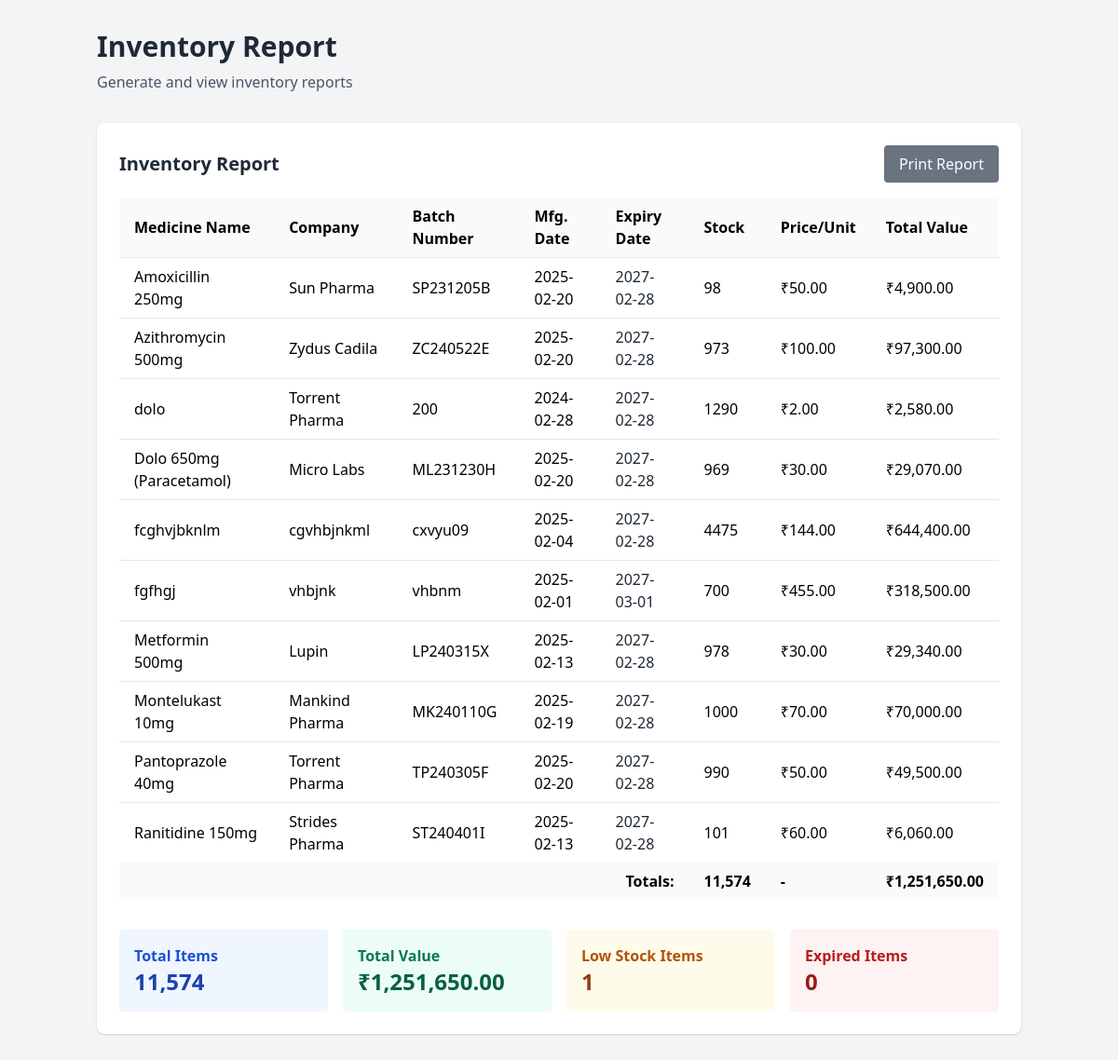
The page /inventory-report.php on the database as committed earlier.
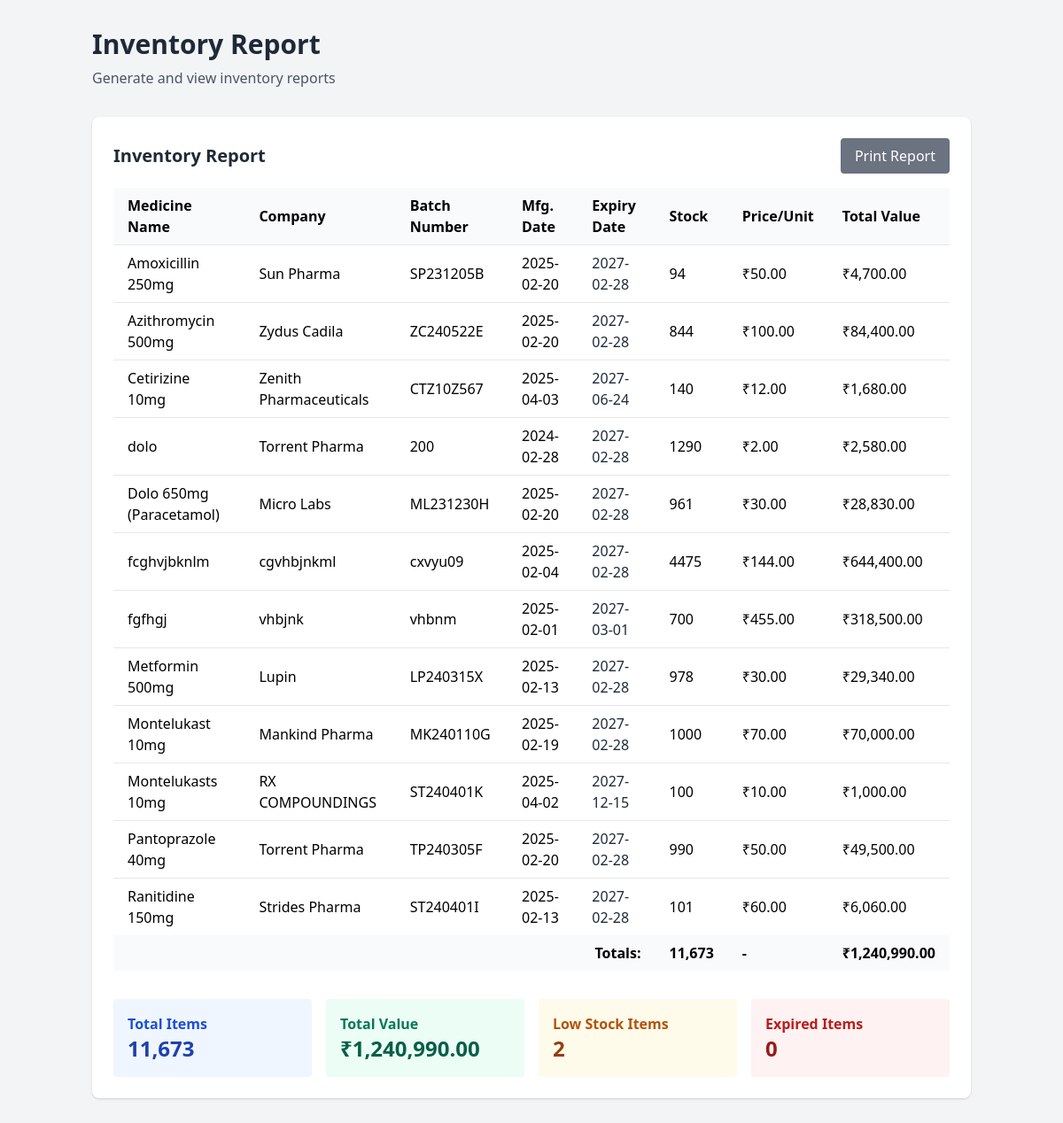
The same page on the database as committed later.
### tables this page shows
CREATE TABLE `medicines` (
  `medicine_id` int(10) NOT NULL,
  `name` varchar(100) NOT NULL,
  `batch_number` varchar(50) NOT NULL,
  `mfg_date` date NOT NULL,
  `expiry_date` date NOT NULL,
  `stock_quantity` int(10) NOT NULL,
  `price_per_unit` decimal(10,2) NOT NULL,
  `company` varchar(100) NOT NULL DEFAULT 'Unknown',
  `price` decimal(10,2) DEFAULT 0.00
);

### inventory-report.php (the view, shortened to what the changed rows need)
<?php
$servername = "localhost";
$username = "root";
$password = "";
$dbname = "pharma";
$conn = new mysqli($servername, $username, $password, $dbname);
$sql = "SELECT * FROM Medicines";
$sql .= " ORDER BY name";
$result = $conn->query($sql);
$total_value = 0;
$total_items = 0;
$low_stock_count = 0;
?>
<!DOCTYPE html>
<html lang="en">
<head>
    <link rel="stylesheet" href="https://cdnjs.cloudflare.com/ajax/libs/tailwindcss/2.2.19/tailwind.min.css">
</head>
<body class="bg-gray-100">
    <div class="container mx-auto px-4 py-8">
        <header class="mb-8">
            <h1 class="text-3xl font-bold text-gray-800">Inventory Report</h1>
        </header>
        <div class="bg-white rounded-lg shadow p-6">
            <div class="flex justify-between items-center mb-4">
                <h2 class="text-xl font-bold text-gray-800">Inventory Report</h2>
            </div>
            <div class="overflow-x-auto">
                <table class="w-full">
                    <thead>
                        <tr class="bg-gray-50">
                            <th class="px-4 py-2 text-left">Medicine Name</th>
                            <th class="px-4 py-2 text-left">Company</th>
                            <th class="px-4 py-2 text-left">Batch Number</th>
                            <th class="px-4 py-2 text-left">Mfg. Date</th>
                            <th class="px-4 py-2 text-left">Expiry Date</th>
                            <th class="px-4 py-2 text-left">Stock</th>
                            <th class="px-4 py-2 text-left">Price/Unit</th>
                            <th class="px-4 py-2 text-left">Total Value</th>
                        </tr>
                    </thead>
                    <tbody>
                        <?php
                        if ($result->num_rows > 0):
                            while($row = $result->fetch_assoc()):
                                $item_value = $row['stock_quantity'] * $row['price_per_unit'];
                                $total_value += $item_value;
                                $total_items += $row['stock_quantity'];
                                if ($row['stock_quantity'] <= 100) $low_stock_count++;
                        ?>
                            <tr class="border-t">
                                <td class="px-4 py-2"><?php echo htmlspecialchars($row['name']); ?></td>
                                <td class="px-4 py-2"><?php echo htmlspecialchars($row['company']); ?></td>
                                <td class="px-4 py-2"><?php echo htmlspecialchars($row['batch_number']); ?></td>
                                <td class="px-4 py-2"><?php echo (new DateTime($row['mfg_date']))->format('Y-m-d'); ?></td>
                                <td class="px-4 py-2">
                                    <?php
                                    $expiry_date = new DateTime($row['expiry_date']);
                                    $today = new DateTime();
                                    $expired = $expiry_date < $today;
                                    $class = $expired ? 'text-red-600' : 'text-gray-800';
                                    echo "<span class='$class'>" . $expiry_date->format('Y-m-d') . "</span>";
                                    ?>
                                </td>
                                <td class="px-4 py-2"><?php echo $row['stock_quantity']; ?></td>
                                <td class="px-4 py-2">₹<?php echo number_format($row['price_per_unit'], 2); ?></td>
                                <td class="px-4 py-2">₹<?php echo number_format($item_value, 2); ?></td>
                            </tr>
                        <?php
                            endwhile;
                        else:
                        ?>
                            <tr>
                                <td colspan="8" class="px-4 py-2 text-center text-gray-500">No records found</td>
                            </tr>
                        <?php endif; ?>
                    </tbody>
                    <tfoot class="bg-gray-50 font-bold">
                        <tr>
                            <td colspan="5" class="px-4 py-2 text-right">Totals:</td>
                            <td class="px-4 py-2"><?php echo number_format($total_items); ?></td>
                            <td class="px-4 py-2">-</td>
                            <td class="px-4 py-2">₹<?php echo number_format($total_value, 2); ?></td>
                        </tr>
                    </tfoot>
                </table>
            </div>
            <div class="grid grid-cols-1 md:grid-cols-4 gap-4 mt-8">
                <div class="bg-blue-50 p-4 rounded">
                    <h3 class="font-semibold text-blue-700">Total Items</h3>
                    <p class="text-2xl font-bold text-blue-800"><?php echo number_format($total_items); ?></p>
                </div>
                <div class="bg-green-50 p-4 rounded">
                    <h3 class="font-semibold text-green-700">Total Value</h3>
                    <p class="text-2xl font-bold text-green-800">₹<?php echo number_format($total_value, 2); ?></p>
                </div>
                <div class="bg-yellow-50 p-4 rounded">
                    <h3 class="font-semibold text-yellow-700">Low Stock Items</h3>
                    <p class="text-2xl font-bold text-yellow-800"><?php echo $low_stock_count; ?></p>
                </div>
            </div>
        </div>
    </div>
</body>
</html>

Rows that differ between the two databases and show on the page:
changed medicines "Amoxicillin 250mg": stock_quantity "98" → "94"; item_value "4,900.00" → "4,700.00"
changed medicines "Azithromycin 500mg": stock_quantity "973" → "844"; item_value "97,300.00" → "84,400.00"
added medicines: name "Cetirizine 10mg", company "Zenith Pharmaceuticals", batch_number "CTZ10Z567", mfg_date "2025-04-03", expiry_date "2027-06-24", stock_quantity "140", price_per_unit "12.00", item_value "1,680.00"
changed medicines "Dolo 650mg (Paracetamol)": stock_quantity "969" → "961"; item_value "29,070.00" → "28,830.00"
added medicines: name "Montelukasts 10mg", company "RX COMPOUNDINGS", batch_number "ST240401K", mfg_date "2025-04-02", expiry_date "2027-12-15", stock_quantity "100", price_per_unit "10.00", item_value "1,000.00"
Other text that changed with them:
$total_items: "11,574" → "11,673"
$total_value: "1,251,650.00" → "1,240,990.00"
$low_stock_count: "1" → "2"
